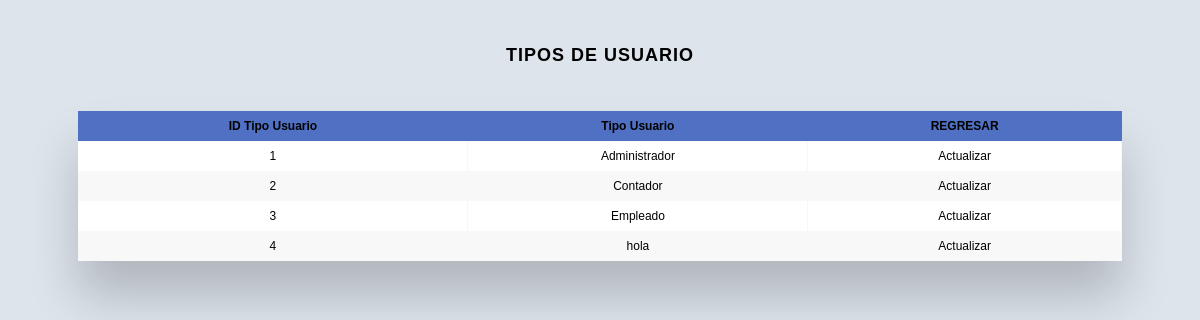
The page /admin/tabla_tipo_usu.php (signed in) on the database its author committed.
### tables this page shows
CREATE TABLE `tipos_usuarios` (
  `id_tipo_usuario` int(10) NOT NULL,
  `tipo_usuario` varchar(50) DEFAULT NULL
);

### admin/tabla_tipo_usu.php (the view, shortened to what this page needs)
<?php
$db = new Database();
$con = $db->conectar();
?>
<!DOCTYPE html>
<html lang="en">
<head>
    <link rel="stylesheet" href="css/tablas.css">
</head>
<body>
    <h2>Tipos de Usuario</h2>
    <div class="table-wrapper">
        <table class="fl-table">
            <thead>
                <tr>
                    <th>ID Tipo Usuario</th>
                    <th>Tipo Usuario </th>
                    <th><a href="admin.php">REGRESAR</a></th>
                </tr>
            </thead>
            <tbody>
            <?php
                $query = $con->prepare("SELECT * FROM tipos_usuarios");
                $query->execute();
                $resultados = $query->fetchAll(PDO::FETCH_ASSOC);
                foreach($resultados as $fila){
            ?>
            <tr>
                <td><?php echo $fila['id_tipo_usuario'] ?></td>
                <td><?php echo $fila['tipo_usuario'] ?></td>
                <td><a href='update_tipo_usu.php?id=<?php echo $fila['id_tipo_usuario'] ?>' class='btn' onclick="window.open('update_tipo_usu.php?id=<?php echo $fila['id_tipo_usuario'] ?>','','width=500,height=500,toolbar=NO'); return false;">Actualizar</a></td>
            </tr>
            <?php
                }
            ?>
            </tbody>
        </table>
    </div>
</body>
</html>

### admin/css/tablas.css (style rules this page uses)
* { box-sizing: border-box; -webkit-box-sizing: border-box; -moz-box-sizing: border-box; }
body { font-family: Helvetica; -webkit-font-smoothing: antialiased; background: rgb(221, 228, 236); }
h2 { text-align: center; font-size: 18px; text-transform: uppercase; letter-spacing: 1px; color: rgb(0, 0, 0); padding: 30px 0; }
.table-wrapper { margin: 10px 70px 70px; box-shadow: 0px 35px 50px rgba( 0, 0, 0, 0.2 ); }
.fl-table { border-radius: 5px; font-size: 12px; font-weight: normal; border: none; border-collapse: collapse; width: 100%; max-width: 100%; white-space: nowrap; background-color: white; }
.fl-table td, .fl-table th { text-align: center; padding: 8px; }
.fl-table td { border-right: 1px solid #f8f8f8; font-size: 12px; }
.fl-table thead th { color: #000000; background: #4f70c3; }
.fl-table thead th:nth-child(odd) { color: #000000; background: #4f70c3; }
.fl-table tr:nth-child(even) { background: #F8F8F8; }
a { text-decoration: none; color: #000000; }

### rows shown on the page
tipos_usuarios: id_tipo_usuario "1", tipo_usuario "Administrador"
tipos_usuarios: id_tipo_usuario "2", tipo_usuario "Contador"
tipos_usuarios: id_tipo_usuario "3", tipo_usuario "Empleado"
tipos_usuarios: id_tipo_usuario "4", tipo_usuario "hola"
